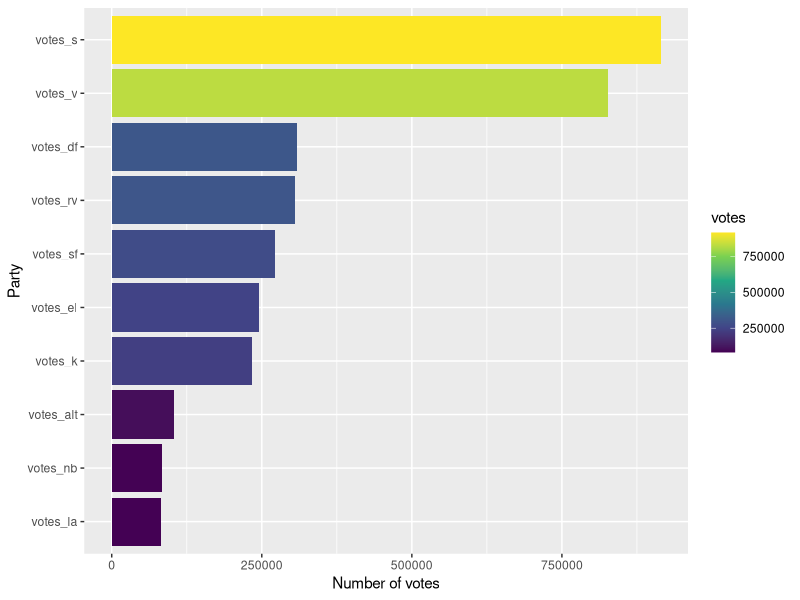
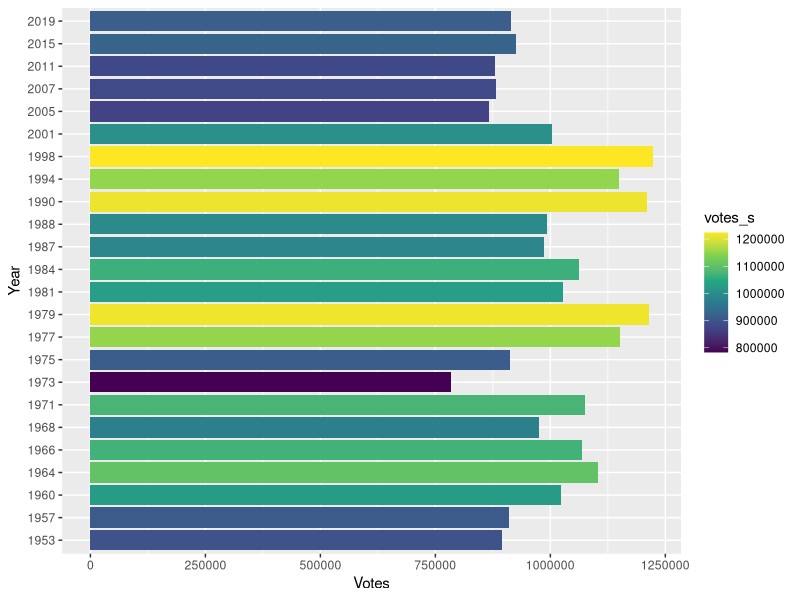

Generate these figures, in order, with R:
## ---- chunk 1
#install.packages("readxl")
#install.packages("tidyverse")
#install.packages("ggplot2")
## ---- chunk 2
library(readxl)
library(tidyverse)
library(ggplot2) 
## ---- chunk 3
fv_votes <- read_excel("data/folketingsvalg.xlsx", sheet = "votes")
fv_seats <- read_excel("data/folketingsvalg.xlsx", sheet = "seats")
## ---- chunk 4
#Displays the first lines of our dataset
head(fv_votes)

#Displays the last lines of our dataset
tail(fv_seats)

## ---- chunk 5
#Select Central Parties - Here are the parties that were elected to the Folketing in 2019
fv_udv <- select(fv_votes, "year", "votes_s", "votes_k", "votes_df", "votes_v", "votes_el", "votes_la", "votes_alt", "votes_rv", "votes_nb", "votes_sf")

#Compress the table for the Folketing in 2019 so that the parties are gathered in one column and the number of votes is gathered in another column.
fv_udv <- pivot_longer(fv_udv, cols = 2:11, names_to = "party", values_to = "votes")

#Finds the maximum value in the column
max(fv_udv$votes, na.rm = TRUE)

#Finds the minimum value in the column
min(fv_udv$votes, na.rm = TRUE)

#Displays an overview of min, max, median, mean, etc.
summary(fv_udv$votes)

#Filter for the year when Venstre had the lowest percentage of votes
fv_udv %>% 
  filter(votes == min(votes, na.rm = TRUE))

#Filter for the year when Venstre had the highest percentage of votes
fv_udv %>% 
  filter(votes == max(votes, na.rm = TRUE))

## ---- chunk 6
#Visualization of the number of votes per party in the parliamentary election of 2019 for the parties that were elected.

fv_udv %>% 
  filter(year == 2019) %>%
  ggplot(aes(x = reorder(party, votes), y = votes, fill = votes))+
  geom_col()+
  coord_flip()+
  labs(x = "Party", y = "Number of votes")+
  scale_fill_viridis_c()


## ---- chunk 7
#Select the columns/variables that we want in the table. Here, we are interested in the Social Democrats and the year.

fv_votes_s <- fv_votes %>% 
  select(votes_s, year)

#Visualization of the number of votes for the Social Democrats from 1953 to 2019.
fv_votes_s %>% 
  ggplot(aes(x = factor(year), y = votes_s, fill = votes_s))+
  geom_col()+
  coord_flip()+
  labs(x = "Year", y = "Votes")+
  scale_fill_viridis_c()

## ---- chunk 8

#Merge the two datasets based on the common variable 'year'.
fv <- left_join(fv_votes, fv_seats, by = "year")

# Create a new dataset where relevant variables are included - note that we are interested in the column votes_total, as the share is calculated based on the total number.

fv_venstre <- fv %>%
  select(year, votes_v, seats_v, votes_total) %>% 
  mutate(votes_pct = votes_v / votes_total*100) %>% 
  mutate(seats_pct = seats_v / 175*100)

#Change the number of decimals for the percentage - we will change it to 1 decimal
fv_venstre$votes_pct <- round(fv_venstre$votes_pct, 1)

fv_venstre$seats_pct <- round(fv_venstre$seats_pct, 1)

#View an overview of the distribution of vote and seat shares in percentage for Venstre
summary(fv_venstre)

#Filter for the year when Venstre had the lowest percentage of votes
fv_venstre %>% 
  filter(votes_pct == min(votes_pct))


#Filter for the year when the Left (Venstre) had the highest percentage of votes.
fv_venstre %>% 
  filter(votes_pct == max(votes_pct))

